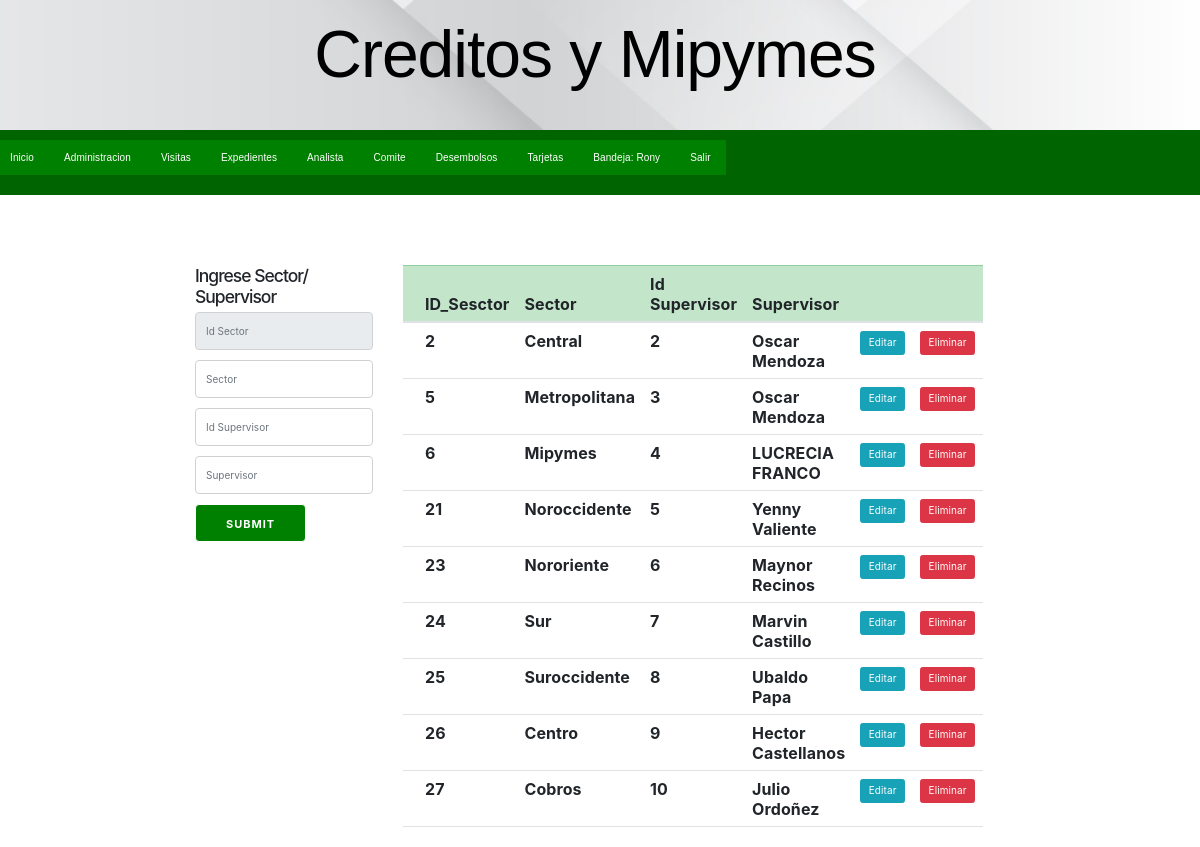
The app's page /sector.php (signed in) with its own data.
### tables this page shows
CREATE TABLE `sector` (
  `id_sector` int(11) NOT NULL,
  `sector` varchar(50) NOT NULL,
  `id_supervisor` int(11) NOT NULL,
  `supervisor` varchar(50) NOT NULL
);

### src/sector.php (the view, shortened to what this page needs)
<?php require( 'templates/header.php' ); ?>
<?php require( 'init.php' ); ?>
<?php
    $con=$app_db;
    $sql="SELECT *  FROM sector";
    $query=mysqli_query($con,$sql);
?>
<!DOCTYPE html>
<html lang="en">
    <head>
        <link href="assets/bootstrap.min.css" rel="stylesheet">
        <link href="assets/bootstrap.min.css" rel="stylesheet">
    </head>
    <body>
            <div class="container mt-5">
                    <div class="row">
                        <div class="col-md-3">
                            <h3>Ingrese Sector/ Supervisor</h3>
                                <form action="insertarsector.php" method="POST">
                                    <input type="text" class="form-control mb-3" name="id_sector" placeholder="Id Sector" width="10" readonly>
                                    <input type="text" class="form-control mb-3" name="sector" placeholder="Sector">
                                    <input type="text" class="form-control mb-3" name="id_supervisor" placeholder="Id Supervisor" width="10" >
                                    <input type="text" class="form-control mb-3" name="supervisor" placeholder="Supervisor">
                                    <input type="submit" class="btn btn-primary">
                                </form>
                        </div>
                        <div class="col-md-8">
                            <table class="table" >
                                <thead class="table-success table-striped" >
                                    <tr>
                                        <th></th>
                                        <th>ID_Sesctor</th>
                                        <th>Sector</th>
                                        <th>Id Supervisor</th>
                                        <th>Supervisor</th>
                                        <th></th>
                                        <th></th>
                                    </tr>
                                </thead>
                                <tbody>
                                        <?php
                                            while($row=mysqli_fetch_array($query)){
                                        ?>
                                            <tr>
                                                <th></th>
                                                <th><?php  echo $row['id_sector']?></th>
                                                <th><?php  echo $row['sector']?></th>
                                                <th><?php  echo $row['id_supervisor']?></th>
                                                <th><?php  echo $row['supervisor']?></th>
                                                <th><a href="actualizarsector.php?id= <?php echo $row['id_sector'] ?>"  class="btn btn-info">Editar</a></th>
                                                <th><a href="deletesector.php?id=<?php echo $row['id_sector'] ?>" class="btn btn-danger">Eliminar</a></th>
                                            </tr>
                                        <?php
                                            }
                                        ?>
                                </tbody>
                            </table>
                        </div>
                    </div>
            </div>
    </body>
</html>

### src/assets/style.css (style rules this page uses)
*, *:after, *:before { box-sizing: inherit; }
html { box-sizing: border-box; font-size: 62.5%; }
body { color: #000000; font-family: 'Roboto', 'Helvetica Neue', 'Helvetica', 'Arial', sans-serif; font-size: 1.6em; font-weight: 300; letter-spacing: .01em; line-height: 1.6; margin:0; }
.button, button, input[type='button'], input[type='reset'], input[type='submit'] { background-color: green; border: 0.1rem solid white; border-radius: .4rem; color: #fff; cursor: pointer; display: inline-block; font-size: 1.1rem; font-weight: 700; height: 3.8rem; letter-spacing: .1rem; line-height: 3.8rem; padding: 0 3.0rem; text-align: center; text-decoration: none; text-transform: uppercase; white-space: nowrap; }
input[type='email'], input[type='number'], input[type='password'], input[type='search'], input[type='tel'], input[type='text'], input[type='url'], textarea, select { -webkit-appearance: none; -moz-appearance: none; appearance: none; background-color: transparent; border: 0.1rem solid #d1d1d1; border-radius: .4rem; box-shadow: none; box-sizing: inherit; height: 3.8rem; padding: .6rem 1.0rem; width: 100%; }
.container { margin: 0 auto; max-width: 112.0rem; padding: 0 2.0rem; position: relative; width: 100%; }
.row { display: flex; flex-direction: column; padding: 0; width: 100%; }
@media (min-width: 40rem) { .row { flex-direction: row; margin-left: -1.0rem; width: calc(100% + 2.0rem); } }
a { color: #9b4dca; text-decoration: none; }
fieldset, input, select, textarea { margin-bottom: 1.5rem; }
blockquote, dl, figure, form, ol, p, pre, table, ul { margin-bottom: 2.5rem; }
table { border-spacing: 0; width: 100%; }
td, th { border-bottom: 0.1rem solid #e1e1e1; padding: 1.2rem 1.5rem; text-align: left; }
td:first-child, th:first-child { padding-left: 0; }
td:last-child, th:last-child { padding-right: 0; }
h1, h2, h3, h4, h5, h6 { font-weight: 300; letter-spacing: -.1rem; margin-bottom: 2.0rem; margin-top: 0; }
h3 { font-size: 2.8rem; line-height: 1.3; }

### src/templates/header.php (style rules this page uses)
* { padding: 0px; margin:0px; }

### records on screen
sector: id_sector "2", sector "Central", id_supervisor "2", supervisor "Oscar Mendoza"
sector: id_sector "5", sector "Metropolitana", id_supervisor "3", supervisor "Oscar Mendoza"
sector: id_sector "6", sector "Mipymes", id_supervisor "4", supervisor "LUCRECIA FRANCO"
sector: id_sector "21", sector "Noroccidente", id_supervisor "5", supervisor "Yenny Valiente"
sector: id_sector "23", sector "Nororiente", id_supervisor "6", supervisor "Maynor Recinos"
sector: id_sector "24", sector "Sur", id_supervisor "7", supervisor "Marvin Castillo"
sector: id_sector "25", sector "Suroccidente", id_supervisor "8", supervisor "Ubaldo Papa"
sector: id_sector "26", sector "Centro", id_supervisor "9", supervisor "Hector Castellanos"
sector: id_sector "27", sector "Cobros", id_supervisor "10", supervisor "Julio Ordoñez"

### other values on screen
$_SESSION	['username'] "Rony"
